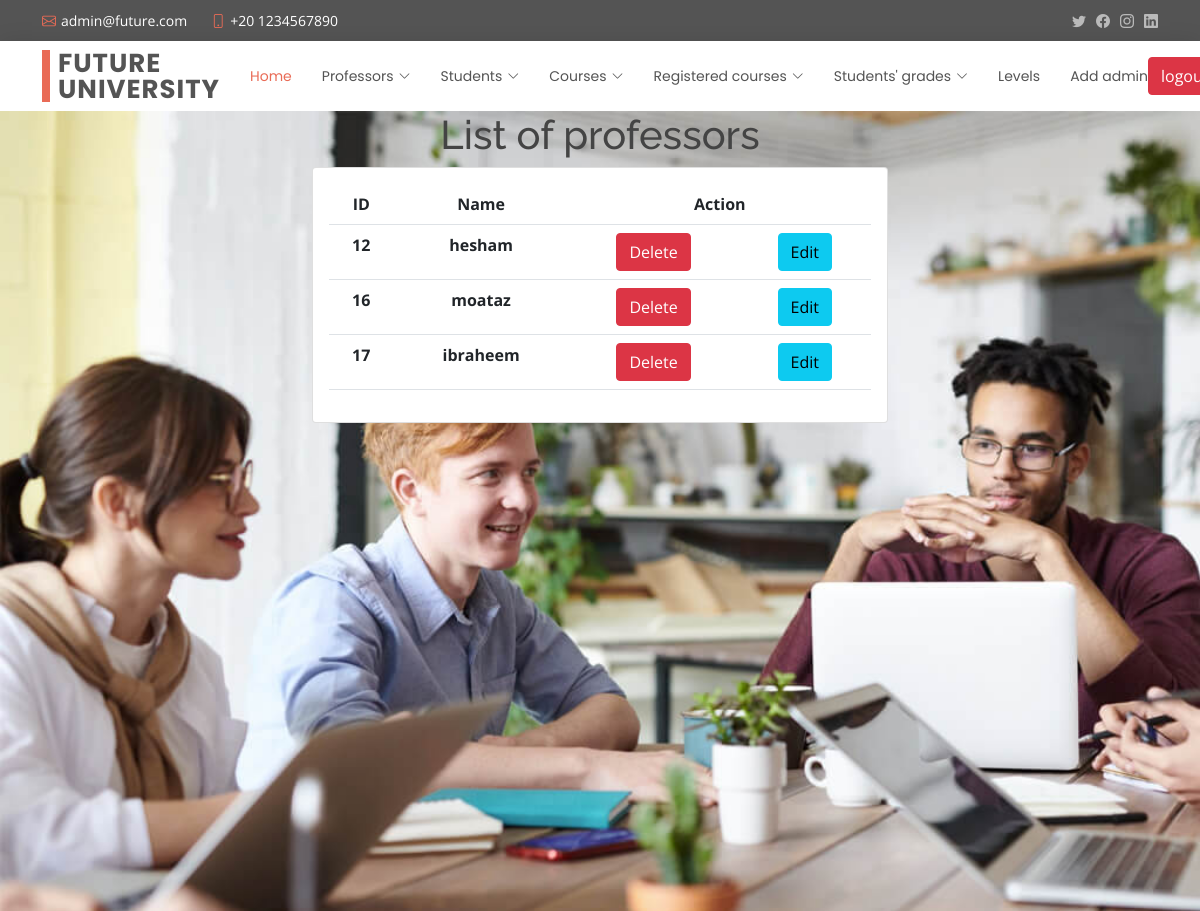
Page /prof/list.php (signed in) on the committed database.
### tables this page shows
CREATE TABLE `doctors` (
  `id` int(11) NOT NULL,
  `name` varchar(222) NOT NULL
);

### prof/list.php (the view, shortened to what this page needs)
<?php ob_start();
include '../shared/header.php';
include '../shared/nav.php';
include '../general/config.php';
$select = "SELECT * FROM `doctors`";
$s = mysqli_query($conn, $select);
?>
<link rel="stylesheet" href="./prof.css">
<div class="parent">
<h1 class="text-center">List of professors</h1>
<div class="container col-md-6 text-center">
        <div class="card">
            <div class="card-body">
                <table class="table">
                    <tr>
                        <th>ID</th>
                        <th>Name</th>
                        <th colspan="2">Action</th>
                    </tr>
                    <?php foreach($s as $data) {?>
                    <tr>
                        <th><?php echo $data['id']?></th>
                        <th><?php echo $data['name']?></th>
                        <th><a href="/university/prof/list.php?delete=<?php echo $data['id'] ?>" class="btn btn-danger">Delete</a></th>
                        <th><a href="/university/prof/add.php?edit=<?php echo $data['id'] ?>" class="btn btn-info">Edit</a></th>
                    </tr>
                    <?php }?>
                </table>
            </div>
        </div>
</div>
</div>
<?php include '../shared/script.php'?>

### assets/css/style.css (style rules this page uses)
body { font-family: "Open Sans", sans-serif; color: #444444; }
a { color: #e96b56; text-decoration: none; }
h1, h2, h3, h4, h5, h6 { font-family: "Raleway", sans-serif; }

### prof/prof.css (style rules this page uses)
.parent { background-image: url("../assets/img/about.jpg"); background-size: 100%; height: 100vh; width: 100%; }

### rows in the picture
doctors: id "12", name "hesham"
doctors: id "16", name "moataz"
doctors: id "17", name "ibraheem"
